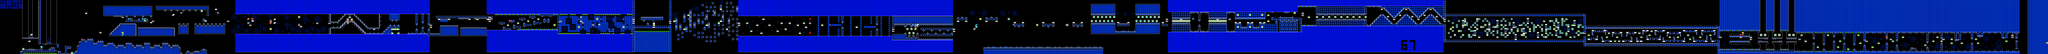

A 2D game scene composited from a Tiled map and its tileset images. What follows is a short description and the map's XML, with each tile layer's data collapsed to a summary:
An orthogonal 1010x27 tile map with 16x16 px tiles, 2 tile layers (SP, ...), 2 tilesets, 2 image layers.

<map version="1.10" tiledversion="1.11.2" orientation="orthogonal" renderorder="right-down" width="1010" height="27" tilewidth="16" tileheight="16" infinite="0" nextlayerid="5" nextobjectid="1">
 <editorsettings>
  <chunksize width="16" height="27" />
  <export target="../LEVEL DATA/element111rg.csv" format="csv" />
 </editorsettings>
 <tileset firstgid="1" name="famidash" tilewidth="16" tileheight="16" tilecount="256" columns="16">
  <image source="../../../GRAPHICS/famidash.bmp" width="256" height="256" />
 </tileset>
 <tileset firstgid="257" name="sprites" tilewidth="16" tileheight="16" tilecount="256" columns="16">
  <image source="../../../GRAPHICS/sprites.png" width="256" height="256" />
 </tileset>
 <imagelayer id="3" name="Image Layer 1" parallaxx="0.9" parallaxy="0.9" repeatx="1" repeaty="1">
  <image source="../../../GRAPHICS/Old/parallax Blue.bmp" width="144" height="72" />
 </imagelayer>
 <imagelayer id="4" name="Image Layer 2" offsetx="0" offsety="432" repeatx="1">
  <image source="../../../GRAPHICS/ground.bmp" width="64" height="128" />
 </imagelayer>
 <layer id="1" width="1010" height="27">
  <data>[27270 cells, 27270 non-empty, 133 distinct tile ids]</data>
 </layer>
 <layer id="2" name="SP" width="1010" height="27">
  <data>[27270 cells, 417 non-empty, 60 distinct tile ids]</data>
 </layer>
</map>
